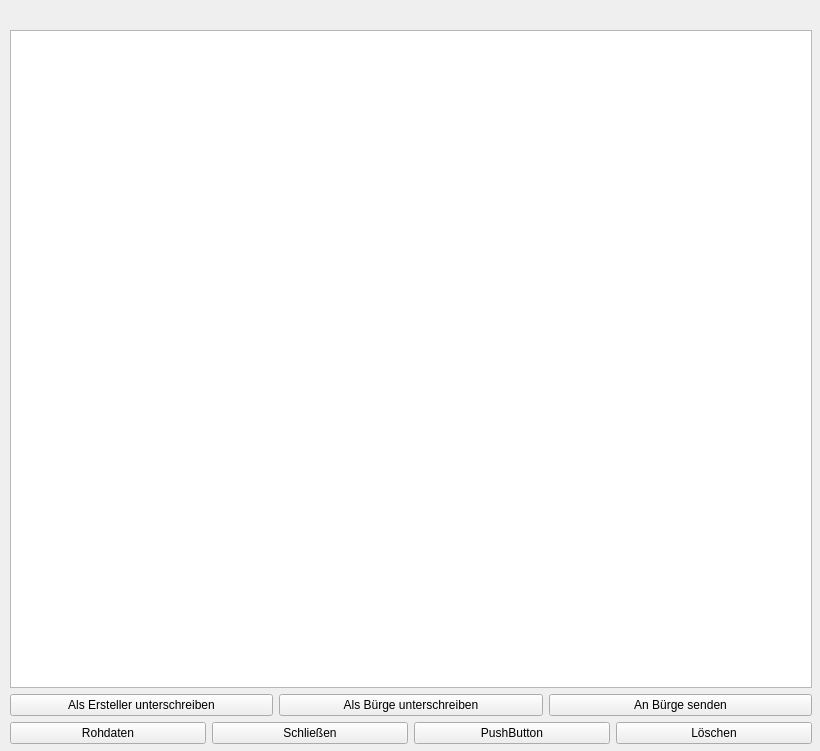
<?xml version="1.0" encoding="UTF-8"?>
<ui version="4.0">
 <class>FormShowVoucher</class>
 <widget class="QWidget" name="FormShowVoucher">
  <property name="geometry">
   <rect>
    <x>0</x>
    <y>0</y>
    <width>820</width>
    <height>751</height>
   </rect>
  </property>
  <property name="windowTitle">
   <string>Gutscheindetails</string>
  </property>
  <widget class="QWidget" name="layoutWidget">
   <property name="geometry">
    <rect>
     <x>10</x>
     <y>10</y>
     <width>802</width>
     <height>734</height>
    </rect>
   </property>
   <layout class="QVBoxLayout" name="verticalLayout">
    <item>
     <layout class="QHBoxLayout" name="horizontalLayout">
      <item>
       <widget class="QLabel" name="labelInfoTextLeft">
        <property name="text">
         <string/>
        </property>
       </widget>
      </item>
      <item>
       <widget class="QLabel" name="labelInfoTextRight">
        <property name="text">
         <string/>
        </property>
       </widget>
      </item>
     </layout>
    </item>
    <item>
     <widget class="QTableView" name="tableView_voucher">
      <property name="minimumSize">
       <size>
        <width>800</width>
        <height>600</height>
       </size>
      </property>
      <property name="sizeIncrement">
       <size>
        <width>2</width>
        <height>0</height>
       </size>
      </property>
     </widget>
    </item>
    <item>
     <layout class="QHBoxLayout" name="horizontalLayout_3">
      <item>
       <widget class="QPushButton" name="pushButtonSignAsCreator">
        <property name="text">
         <string>Als Ersteller unterschreiben</string>
        </property>
       </widget>
      </item>
      <item>
       <widget class="QPushButton" name="pushButtonSignAsGuarantor">
        <property name="text">
         <string>Als Bürge unterschreiben</string>
        </property>
       </widget>
      </item>
      <item>
       <widget class="QPushButton" name="pushButtonSendToGuarantor">
        <property name="text">
         <string>An Bürge senden</string>
        </property>
       </widget>
      </item>
     </layout>
    </item>
    <item>
     <layout class="QHBoxLayout" name="horizontalLayout_2">
      <item>
       <widget class="QPushButton" name="pushButtonRawData">
        <property name="text">
         <string>Rohdaten</string>
        </property>
       </widget>
      </item>
      <item>
       <widget class="QPushButton" name="pushButtonClose">
        <property name="text">
         <string>Schließen</string>
        </property>
       </widget>
      </item>
      <item>
       <widget class="QPushButton" name="pushButtonRecover">
        <property name="text">
         <string>PushButton</string>
        </property>
       </widget>
      </item>
      <item>
       <widget class="QPushButton" name="pushButtonTrash">
        <property name="text">
         <string>Löschen</string>
        </property>
       </widget>
      </item>
     </layout>
    </item>
   </layout>
  </widget>
 </widget>
 <resources/>
 <connections/>
</ui>
